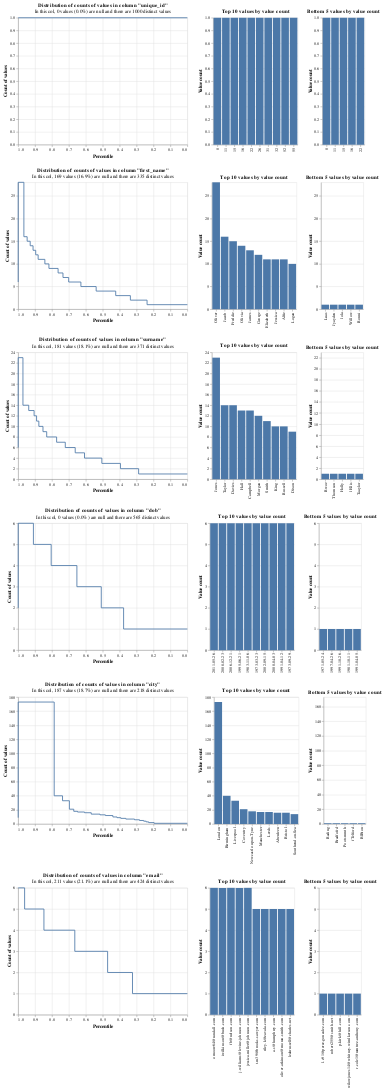

Source (notebook cell):
### Markdown cell above
Assess distribution of values
- Columns with higher cardinality (number of distinct values) are more useful for linking
- Columns that are more equally distributed are more useful for linking

### Code cell
#profile_columns (table_or_tables, db_api, column_expressions = None, top_n = 10, bottom_n = 10)

#profile all columns by leaving the column_expressions argument empty
#dist plot showing the count of values at each percentile
#top n chart showing the count of the top n values within column
#bottom n chart showing the count of the bottom n values in the column

profile_columns(df, db_api = DuckDBAPI(), top_n = 10, bottom_n = 5)
